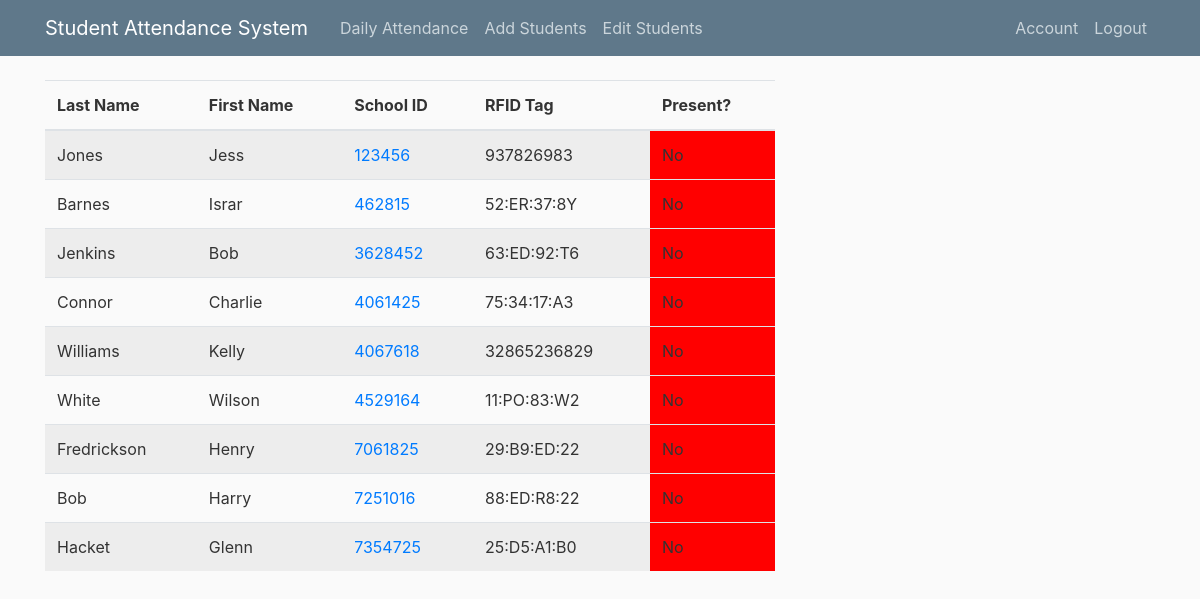
Page /attendance (signed in) on the committed database.
### app/models.py (models this page shows, shortened)
class student(db.Model):
	__tablename__ = "student"
	lname = db.Column(db.String(128))
	fname = db.Column(db.String(128))
	id = db.Column(db.Integer, primary_key=True)
	rfid = db.Column(db.String(16))
	present = db.Column(db.String(16))

### app/routes.py (the view)
@app.route("/", methods=['GET', 'POST'])
@app.route("/attendance")
@login_required
def attendance():
	return render_template('attendance.html', query=student.query.all(), title='Attendance')

### app/models.py (called while the page is built)
@login_manager.user_loader
def load_user(user_id):
	user = teacher.query.get(int(user_id))
	if user:
		return user

### app/templates/attendance.html
{% extends "base.html" %}
{% block content %}
    <table class="table table-striped table-hover" id="tblstudents">
    <thead>
        <tr>
            <th scope="col">Last Name</th>
            <th scope="col">First Name</th>
            <th scope="col">School ID</th>
            <th scope="col">RFID Tag</th>
            <th scope="col">Present?</th>
        </tr>
    </thead>
    <tbody>
    {%for student in query%}
    <tr>
        <td>{{student.lname}}</td>
        <td>{{student.fname}}</td>
        <td><a href="/stedit/{{student.id}}">{{student.id}}</a></td>
        <td>{{student.rfid}}</td>
        {% if student.present == 'No' %}
            <td style="background-color: red;">{{student.present}}</td>
        {% else %}
            <td>{{student.present}}</td>
        {% endif %}
    </tr>
    {% endfor %}
    </tbody>
 </table>
{% endblock content %}

### app/templates/base.html (shortened to what this page needs)
<!DOCTYPE html>
<html>
<head>
    <link rel="stylesheet" href="https://maxcdn.bootstrapcdn.com/bootstrap/4.0.0/css/bootstrap.min.css">
    <link rel="stylesheet" type="text/css" href="{{ url_for('static',filename='styles/main.css') }}">
</head>
<body>
    <header class="site-header">
      <nav class="navbar navbar-expand-md navbar-dark bg-steel fixed-top">
        <div class="container">
          <a class="navbar-brand mr-4" href="/">Student Attendance System</a>
          <div class="collapse navbar-collapse" id="navbarToggle">
            <div class="navbar-nav mr-auto">
              {% if current_user.is_authenticated %}
                <a class="nav-item nav-link" href="{{ url_for('attendance') }}">Daily Attendance</a>
                <a class="nav-item nav-link" href="{{ url_for('stadd') }}">Add Students</a>
                <a class="nav-item nav-link" href="{{ url_for('stedit') }}">Edit Students</a>
              {% else %}
                <a class="nav-item nav-link" href="{{ url_for('login') }}">Login</a>
              {% endif %}
            </div>
            <div class="navbar-nav">
              {% if current_user.is_authenticated %}
                <a class="nav-item nav-link" href="{{ url_for('account') }}">Account</a>
                <a class="nav-item nav-link" href="{{ url_for('logout') }}">Logout</a>
              {% endif %}
            </div>
          </div>
        </div>
      </nav>
    </header>
    <main role="main" class="container">
      <div class="row">
        <div class="col-md-8">
          {% block content %}{% endblock %}
        </div>
      </div>
    </main>
</body>
</html>

### app/static/styles/main.css (style rules this page uses)
body { background: #fafafa; color: #333333; margin-top: 5rem; }
.bg-steel { background-color: #5f788a; }
.site-header .navbar-nav .nav-link { color: #cbd5db; }

### rows in the picture
student: lname "Jones", fname "Jess", id "123456", rfid "937826983", present "No"
student: lname "Barnes", fname "Israr", id "462815", rfid "52:ER:37:8Y", present "No"
student: lname "Jenkins", fname "Bob", id "3628452", rfid "63:ED:92:T6", present "No"
student: lname "Connor", fname "Charlie", id "4061425", rfid "75:34:17:A3", present "No"
student: lname "Williams", fname "Kelly", id "4067618", rfid "32865236829", present "No"
student: lname "White", fname "Wilson", id "4529164", rfid "11:PO:83:W2", present "No"
student: lname "Fredrickson", fname "Henry", id "7061825", rfid "29:B9:ED:22", present "No"
student: lname "Bob", fname "Harry", id "7251016", rfid "88:ED:R8:22", present "No"
student: lname "Hacket", fname "Glenn", id "7354725", rfid "25:D5:A1:B0", present "No"
